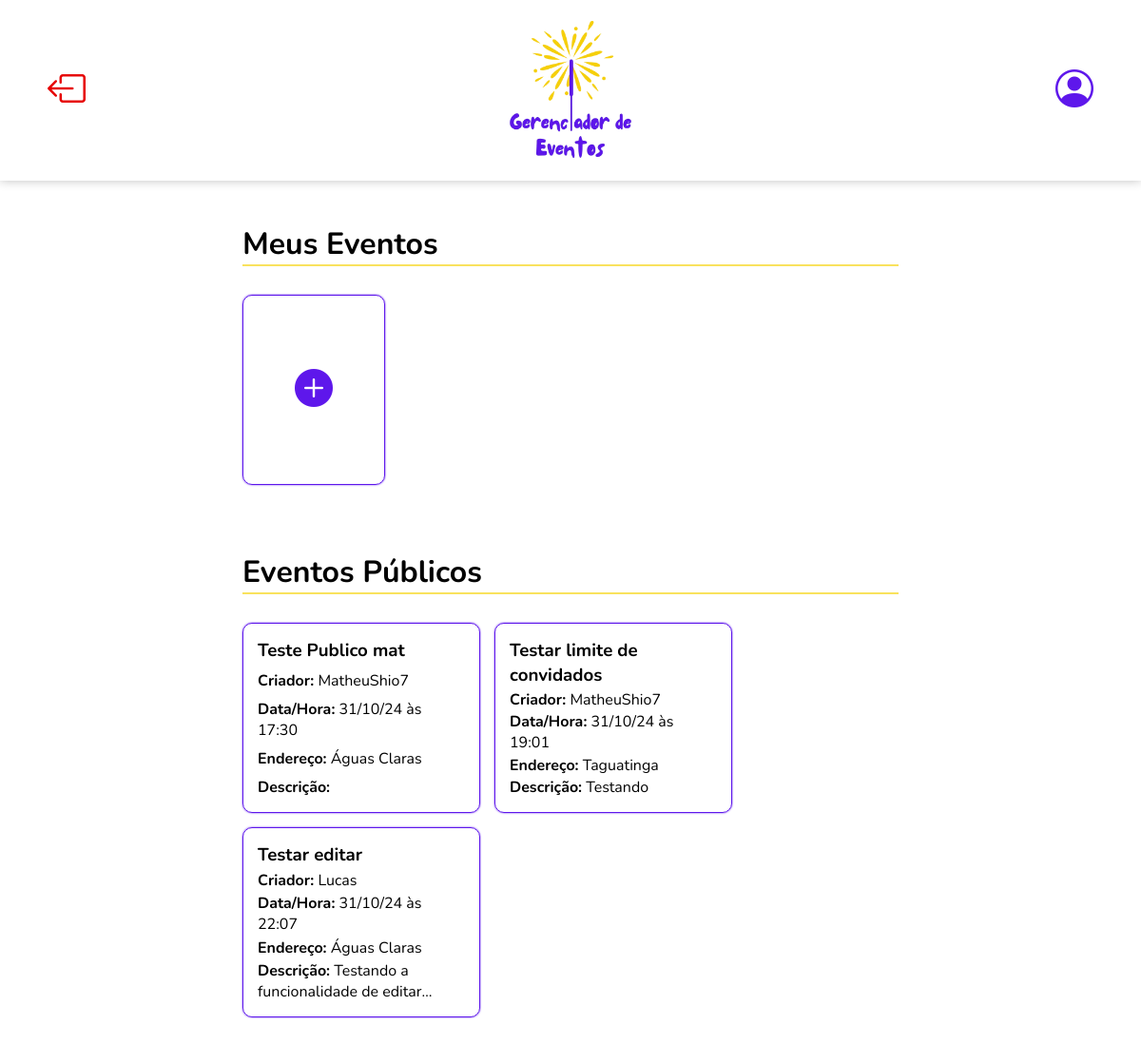
/usuarios/principal/ (signed in), run on an earlier commit of the app's database.
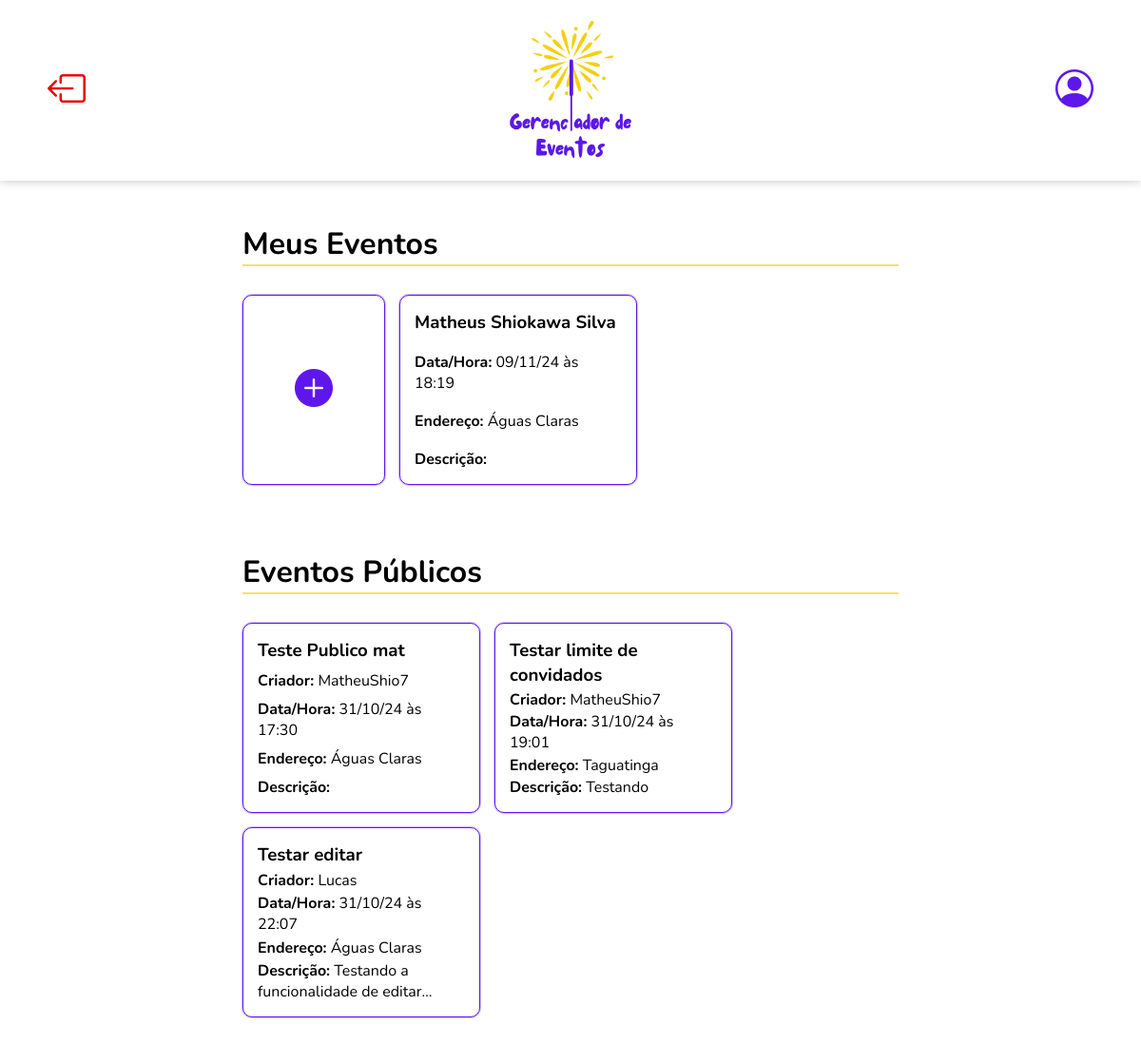
And on a later commit of the database.
### eventos/models.py (models this page shows)
class Evento(models.Model):
    nome = models.CharField(max_length=100)
    data_hora = models.DateTimeField()
    endereco = models.CharField(max_length=255)
    descricao = models.TextField(blank=True, null=True)
    limite_convidados = models.PositiveIntegerField()
    visibilidade = models.CharField(max_length=7, choices=[('publico', 'Público'), ('privado', 'Privado')])
    criador = models.ForeignKey(Usuario, on_delete=models.CASCADE)
    convidados = models.ManyToManyField(Usuario, related_name='eventos_inscritos', blank=True)

### usuarios/models.py (models this page shows)
class Usuario(AbstractUser):
    data_nascimento = models.DateField(null=True, blank=True)
    sexo = models.CharField(max_length=1, choices=[('M', 'Masculino'), ('F', 'Feminino')])

### usuarios/views.py (the view)
# urls.py: path('principal/', views.pagina_principal, name='pagina_principal'),
@login_required
def pagina_principal(request):
    eventos_usuario = Evento.objects.filter(
        Q(criador=request.user) | Q(convidados=request.user)
    ).distinct()
    eventos_publicos = Evento.objects.filter(visibilidade='publico').exclude(
        Q(convidados=request.user) | Q(criador=request.user)
    )
    context = {
        'eventos_usuario': eventos_usuario,  # Meus eventos (criados ou inscritos)
        'eventos_publicos': eventos_publicos,  # Eventos públicos (não inscritos)
    }
    return render(request, 'usuarios/pagina_principal.html', context)

### usuarios/templates/usuarios/pagina_principal.html (shortened to what this page needs)
<!DOCTYPE html>
<html lang="pt-br">
<head>
    <link rel="stylesheet" href="https://cdn.jsdelivr.net/npm/bootstrap-icons/font/bootstrap-icons.css">
    {% load static %}
    <link rel="stylesheet" href="{% static 'setup/estilo_padrao.css' %}">
    <link rel="stylesheet" href="{% static 'css/pagina_principal.css' %}">
</head>
<body>
    <header>
        <a href="{% url 'home' %}" class="btn-logout">
            <i class="bi bi-box-arrow-left"></i>
        </a>
        <img src="{% static 'images/event-manager.png' %}" alt="Logo Gerenciador de Eventos">
        <a href="{% url 'perfil_usuario' %}" class="btn-perfil">
            <i class="bi bi-person-circle"></i>
        </a>
    </header>
    <div class="section">
        <h1>Meus Eventos</h1>
        <hr class="hr-eventos">
        <div class="meus-eventos">
            <a href="{% url 'criar_evento' %}" class="create-event-btn">
                <i class="bi bi-plus-circle-fill"></i>
            </a>
            {% for evento in eventos_usuario %}
                <a href="{% url 'detalhes_evento' evento.id %}" class="event-card-link">
                    <div class="event-card">
                        <h3>{{ evento.nome }}</h3>
                        <p><strong>Data/Hora:</strong> {{ evento.data_hora|date:"d/m/y \à\s H:i" }}</p>
                        <p><strong>Endereço:</strong> {{ evento.endereco }}</p>
                        <p class="descricao"><strong>Descrição:</strong> {{ evento.descricao }}</p>
                    </div>
                </a>
            {% endfor %}
        </div>
    </div>
    <div class="section eventos-publicos-section">
        <h1>Eventos Públicos</h1>
        <hr class="hr-eventos">
        <div class="eventos-publicos">
            {% if eventos_publicos %}
                {% for evento in eventos_publicos %}
                    <a href="{% url 'detalhes_evento' evento.id %}" class="event-card-link">
                        <div class="event-card">
                            <h3>{{ evento.nome }}</h3>
                            <p><strong>Criador:</strong> {{ evento.criador.username }}</p>
                            <p><strong>Data/Hora:</strong> {{ evento.data_hora|date:"d/m/y \à\s H:i" }}</p>
                            <p><strong>Endereço:</strong> {{ evento.endereco }}</p>
                            <p class="descricao"><strong>Descrição:</strong> {{ evento.descricao }}</p>
                        </div>
                    </a>
                {% endfor %}
            {% else %}
                <p>Atualmente não há eventos públicos disponíveis.</p>
            {% endif %}
        </div>
    </div>
</body>
</html>

### setup/static/setup/estilo_padrao.css (style rules this page uses)
:root { --roxo: #5E17EB; --roxo-hover: #6f27ff; --amarelo: #f6d30ba9; }
* { margin: 0; padding: 0; box-sizing: border-box; }
body { font-family: 'Nunito', sans-serif; }
.hr-eventos { margin-bottom: 30px; border: 1px solid var(--amarelo); }

### usuarios/static/css/pagina_principal.css (style rules this page uses)
header { display: flex; justify-content: center; align-items: center; position: relative; padding: 20px; margin-bottom: 30px; box-shadow: 0 0 10px rgba(0, 0, 0, 0.250); }
.btn-logout { position: absolute; left: 50px; color: rgb(230, 0, 0); font-size: 24px; text-decoration: none; transition: 0.3s; }
header img { display: block; width: 150px; margin: auto; }
.btn-perfil { position: absolute; right: 50px; color: var(--roxo); font-size: 24px; text-decoration: none; transition: 0.3s; }
i { font-size: 40px; }
.section { width: 60%; margin: auto; margin-bottom: 40px; padding: 15px; }
.meus-eventos, .eventos-publicos { display: flex; flex-wrap: wrap; gap: 15px; }
.create-event-btn { display: flex; align-items: center; justify-content: center; width: 150px; height: 200px; color: var(--roxo); border: 1px solid var(--roxo); border-radius: 10px; box-shadow: 0 0 2px var(--roxo); transition: 0.3s; }
.create-event-btn i { font-size: 40px; }
.event-card-link { text-decoration: none; color: black; transition: 0.3s; }
.meus-eventos .event-card, .eventos-publicos .event-card { width: 250px; height: 200px; padding: 15px; box-shadow: 0 0 2px var(--roxo); border: 1px solid var(--roxo); border-radius: 10px; display: flex; flex-direction: column; justify-content: space-between; overflow: hidden; }
.event-card p.descricao { display: -webkit-box; -webkit-line-clamp: 2; -webkit-box-orient: vertical; overflow: hidden; text-overflow: ellipsis; white-space: normal; }

What changed in the data, as far as the page shows it:
added Evento: nome "Matheus Shiokawa Silva", data_hora "09/11/24 às 18:19", endereco "Águas Claras", shown under "Meus Eventos"
